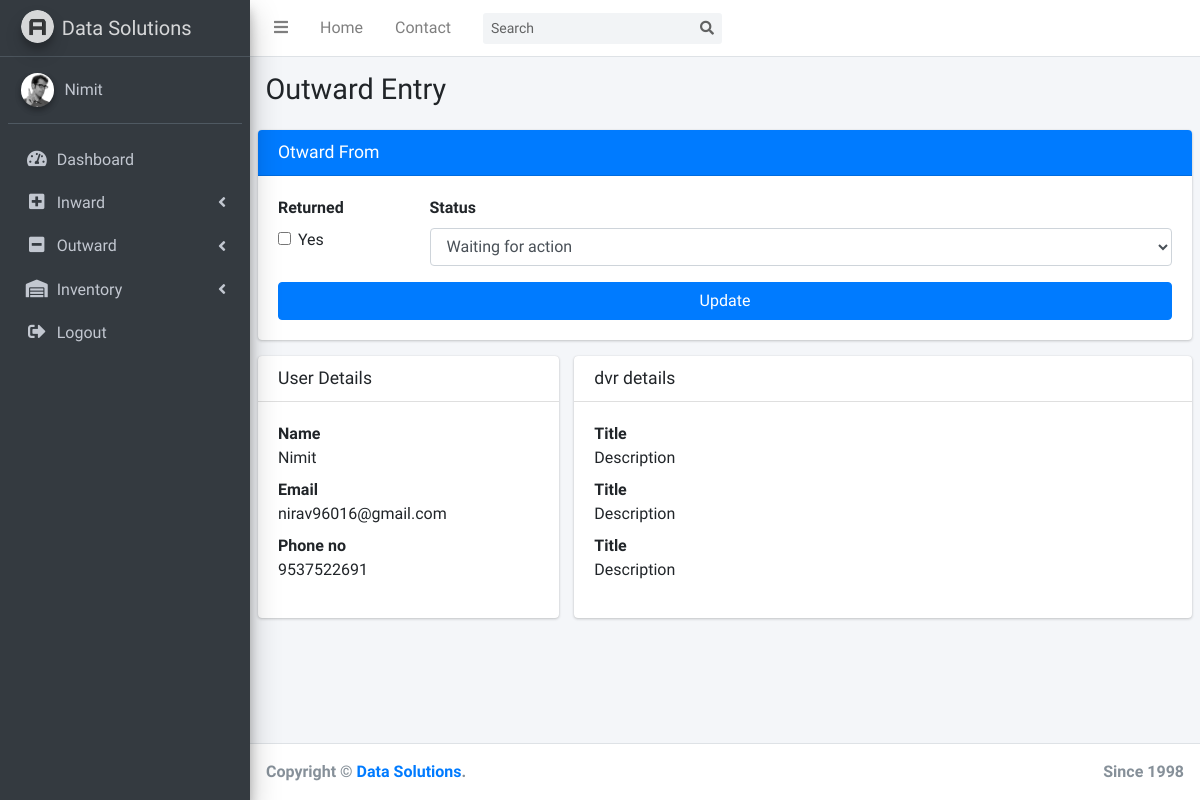
Screenshot of /outward.php?customerId=3&id=1&type=dvr (signed in) with the database file from the repository.
### tables this page shows
CREATE TABLE `laptop` (
  `id` int(10) UNSIGNED NOT NULL,
  `customer_id` int(10) UNSIGNED NOT NULL,
  `company` varchar(64) NOT NULL,
  `model_no` varchar(64) NOT NULL,
  `with_adapter` tinyint(4) NOT NULL,
  `with_battery` tinyint(4) NOT NULL,
  `with_harddisk` tinyint(4) NOT NULL,
  `problem` text NOT NULL,
  `estimate` int(11) NOT NULL DEFAULT 1500,
  `status` text NOT NULL,
  `inward` timestamp NOT NULL DEFAULT current_timestamp(),
  `outward` timestamp NULL DEFAULT NULL,
  `returned` tinyint(4) NOT NULL
);

CREATE TABLE `status` (
  `id` int(10) UNSIGNED NOT NULL,
  `title` text NOT NULL
);

CREATE TABLE `customer` (
  `id` int(10) UNSIGNED NOT NULL,
  `name` varchar(64) NOT NULL,
  `email` varchar(64) NOT NULL,
  `phone` varchar(10) NOT NULL
);

### outward.php (the view, shortened to what this page needs)
<?php
include('includes/connection.php');
if ($_SERVER["REQUEST_METHOD"] == "GET") {
    $id = $_GET['id'];
    $customerId = $_GET['customerId'];
    $type = $_GET['type'];
}
?>
<!DOCTYPE html>
<html>
<head>
    <link rel="stylesheet" href="plugins/fontawesome-free/css/all.min.css">
    <link rel="stylesheet" href="https://code.ionicframework.com/ionicons/2.0.1/css/ionicons.min.css">
    <link rel="stylesheet" href="plugins/datatables-bs4/css/dataTables.bootstrap4.css">
    <link rel="stylesheet" href="dist/css/adminlte.min.css">
</head>
<body class="hold-transition sidebar-mini">
    <div class="wrapper">
        <?php include('includes/menu.php'); ?>
        <div class="content-wrapper">
            <section class="content-header">
                <div class="container-fluid">
                    <div class="row mb-2">
                        <div class="col-sm-6">
                            <h1>Outward Entry</h1>
                        </div>
                        <div class="col-sm-6">
                    </div>
                </div>
            </div>
        </section>
        <section class="content">
            <div class="row">
                <div class="col-12">
                    <div class="card card-primary">
                        <div class="card-header">
                            <h3 class="card-title">Otward From</h3>
                        </div>
                        <div class="card-body">
                        <?php
                            $sql = "SELECT * FROM laptop WHERE id='$id'";
                            $result = mysqli_query($con, $sql);
                            if (mysqli_num_rows($result) > 0) {
                                $row = mysqli_fetch_assoc($result);
                         ?>
                            <form role="form" action="outwardAction.php" method="POST">
                                <div class="row">
                                    <div class="form-group col-12 col-sm-12 col-md-2">
                                        <label for="returned">Returned</label>
                                        <div class="form-check">
                                          <input type="checkbox" class="form-check-input" name="returned" value="1">
                                          <label class="form-check-label" for="returned">Yes</label>
                                        </div>
                                    </div>
                                    <div class="form-group col-12 col-sm-12 col-md-10">
                                        <label>Status</label>
                                        <select class="form-control" name="status" value="<?php echo $row['status']?>" required>
                                            <?php
                                            $sqlStatus = "SELECT title FROM status";
                                            $result = mysqli_query($con,$sqlStatus);
                                            if(mysqli_num_rows($result)>0){
                                                while ($row2 = mysqli_fetch_assoc($result)) {
                                                    ?>
                                                    <option value="<?php echo $row2['title']; ?>" <?php if ($row2['title']==$row['status']) echo "selected"; else echo ""; ?> ><?php echo $row2['title']; ?></option>
                                                    <?php
                                                }
                                            }
                                            ?>
                                        </select>
                                    </div>
                                </div>
                                <button type="submit" class="btn btn-primary btn-block" name="submit">Update</button>
                            </form>
                        <?php
                            }
                            else {
                                echo "No data found !";
                            }
                         ?>
                        </div>
                    </div>
                </div>
            </div>
            <div class="row">
                <div class="col-12 col-sm-12 col-md-4">
                    <div class="card">
                        <div class="card-header">
                            <h3 class="card-title">User Details</h3>
                        </div>
                        <div class="card-body">
                            <dl>
                            <?php
                                $sql1 = "SELECT * FROM customer WHERE id='$customerId'";
                                $result1 = mysqli_query($con, $sql1);
                                if (mysqli_num_rows($result1) > 0) {
                                    $row1 = mysqli_fetch_assoc($result1);
                             ?>
                                <dt>Name</dt>
                                <dd><?php echo $row1['name']; ?></dd>
                                <dt>Email</dt>
                                <dd><?php echo $row1['email']; ?></dd>
                                <dt>Phone no</dt>
                                <dd><?php echo $row1['phone']; ?></dd>
                            <?php
                                }
                                else {
                                    echo "No data found !";
                                }
                             ?>
                            </dl>
                        </div>
                    </div>
                </div>
                <div class="col-12 col-sm-12 col-md-8">
                    <div class="card">
                        <div class="card-header">
                            <h3 class="card-title"><?php echo $type; ?> details</h3>
                        </div>
                        <div class="card-body">
                            <dl>
                                <dt>Title</dt>
                                <dd>Description</dd>
                                <dt>Title</dt>
                                <dd>Description</dd>
                                <dt>Title</dt>
                                <dd>Description</dd>
                            </dl>
                        </div>
                    </div>
                </div>
            </div>
        </section>
    </div>
    <?php include 'includes/footer.php'; ?>
</div>
</body>
</html>

### rows the page displays
laptop: status "Waiting for action"
customer: name "Nimit", email "nirav96016@gmail.com", phone "9537522691"

### other values shown
$_SESSION['adminName'] "Nimit"
$type "dvr"
